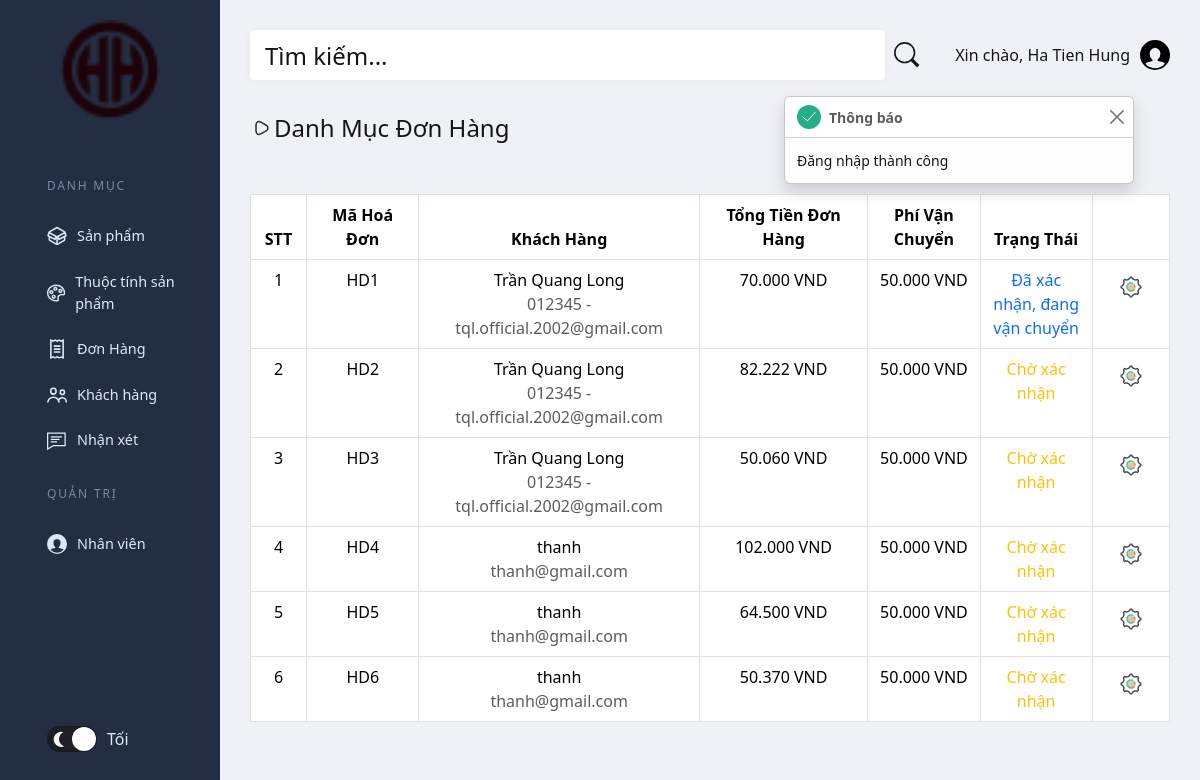
The app's page /Admin/Invoice.php (signed in) with its own data.
### tables this page shows
CREATE TABLE `hoadon` (
  `id` int NOT NULL,
  `ma_hoadon` varchar(20) NOT NULL,
  `customerID` int NOT NULL,
  `ma_diachi_nhanhang` int NOT NULL,
  `tienthanhtoan` int NOT NULL,
  `phivc` int NOT NULL,
  `trangthai` bit(2) NOT NULL,
  `createdDate` datetime DEFAULT NULL
);

CREATE TABLE `customers` (
  `customerID` int NOT NULL,
  `phone` varchar(12) DEFAULT NULL,
  `email` varchar(50) DEFAULT NULL,
  `password` varchar(50) NOT NULL,
  `name` varchar(50) DEFAULT NULL,
  `address` varchar(200) DEFAULT NULL,
  `token` varchar(50) DEFAULT NULL,
  `createdDate` datetime NOT NULL,
  `updatedDate` datetime DEFAULT NULL
);

### Admin/ShareAdmin/root/funcion.php (called while the page is built)
<?php
    function product_price($priceFloat) {
        $symbol = ' VND';
        $symbol_thousand = '.';
        $decimal_place = 0;
        $price = number_format($priceFloat, $decimal_place, '', $symbol_thousand);
        return $price.$symbol;
    }

### Admin/Invoices/ShowInvoice.php (the view, shortened to what this page needs)
<?php
    require_once './ShareAdmin/root/connect.php';
    $stringSQL = "SELECT * FROM `hoadon`";
    $result = mysqli_query($connect, $stringSQL);
    if (mysqli_num_rows($result) > 0) {
        foreach ($result as $index => $each) {
            $index += 1;
            if ($each['customerID'] != null) {
                $stringSQL = "SELECT * FROM `customers` WHERE `customerID` = '" . $each['customerID'] . "'";
                $customer = mysqli_fetch_array(mysqli_query($connect, $stringSQL));
                $each['name'] = $customer['name'];
            } else {
                $each['name'] = "Khách vãng lai";
            }
            echo "<tr>";
                echo "<td class='text-center' style='width: 5%'>
                        <span>$index</span>
                </td>";
                echo "<td class='text-center' style='width: 10%'>
                        <span>" . $each['ma_hoadon'] . "</span>
                </td>";
                echo "<td class='text-center' style='width: 25%'>
                        <span>" . ($each['name']) . "</span>";
                    if ($each['customerID'] != null && $customer['phone'] != null && $customer['email'] != null) {
                        echo "<br><span class='text-muted'>" . ($customer['phone']) . " - " . ($customer['email']) . "</span>";
                    } elseif ($each['customerID'] != null && $customer['phone'] != null) {
                        echo "<br><span class='text-muted'>" . ($customer['phone']) . "</span>";
                    } elseif ($each['customerID'] != null && $customer['email'] != null) {
                        echo "<br><span class='text-muted'>" . ($customer['email']) . "</span>";
                    } elseif($each['customerID'] != null) {
                        echo "<br><span class='text-muted'>Không có thông tin</span>";
                    }
                echo "</td>";
                echo "<td class='text-center' style='width: 10%'>
                        <span>" . product_price($each['tienthanhtoan']) . "</span>
                </td>";
                echo "<td class='text-center' style='width: 10%'>
                        <span>" . product_price($each['phivc']) . "</span>
                </td>";
                if ($each['trangthai'] == 0) {
                    echo "<td class='text-center' style='width: 10%'>
                            <span class='text-warning'>Chờ xác nhận</span>
                        </td>";
                } elseif ($each['trangthai'] == 1) {
                    echo "<td class='text-center' style='width: 10%'>
                            <span class='text-primary'>Đã xác nhận, đang vận chuyển</span>
                        </td>";
                }
                echo "<td class='text-center'>
                        <div class='dropdown'>
                            <a class='btn dropdown-toggle' href='#' role='button' data-bs-toggle='dropdown' aria-expanded='false'>
                            </a>
                                    <a href='InvoiceDetail.php?id=" . $each['ma_hoadon'] . "' class='dropdown-item d-flex align-items-center fs-5'>
                                    </a>
                                    <a href='ApproveInvoice.php?id=" . $each['ma_hoadon'] . "' class='dropdown-item d-flex align-items-center fs-5'>
                                    </a>
                                    <a href='DeleteInvoice.php?id=" . $each['ma_hoadon'] . "' class='dropdown-item d-flex align-items-center fs-5'>
                                    </a>
                        </div>
                    </td>
                </tr>";
        }
    } else {
        echo "<tr>
                <td colspan='7' class='text-center'>Không có hoá đơn nào</td>
            </tr>";
    }

### Admin/ShareAdmin/header.php (shortened to what this page needs)
<!DOCTYPE html>
<html lang="en">
<head>
    <link rel="stylesheet" href="./CSS/style_main.css">
    <link href="https://cdn.jsdelivr.net/npm/bootstrap@5.3.2/dist/css/bootstrap.min.css" rel="stylesheet">
</head>
<body>
    <header class="page-header">
        <nav>
            <a href="#0" class="logo d-flex justify-content-center">
                <img src="./IMG/logo.png" alt="" srcset="" width="100" >
            </a>
            <ul class="admin-menu">
                <li class="menu-heading">
                    <h3>Danh Mục</h3>
                </li>
                <li>
                    <a href="./ProductCategory.php">
                        <span>Sản phẩm</span>
                    </a>
                </li>
                <li>
                    <a href="./ProductProperties.php">
                        <span>Thuộc tính sản phẩm</span>
                    </a>
                </li>
                <li>
                    <a href="Invoice.php">
                        <span>Đơn Hàng</span>
                    </a>
                </li>
                <li>
                    <a href="CustomerCategory.php">
                        <span>Khách hàng</span>
                    </a>
                </li>
                <li>
                    <a href="./Feedbacks.php">
                    <svg>
                        <use xlink:href="#comments"></use>
                    </svg>
                    <span>Nhận xét</span>
                    </a>
                </li>
            <?php if ($_SESSION['user']['role'] == 0 || $_SESSION['user']['role'] == 1) {?>
                <li class="menu-heading">
                    <h3>Quản trị</h3>
                </li>
                <li>
                    <a href="StaffCategory.php">
                        <svg>
                            <use xlink:href="#users"></use>
                        </svg>
                        <span>Nhân viên</span>
                    </a>
                </li>
            <?php }?>
                <li>
                    <div class="switch">
                        <label for="mode">
                            <span></span>
                            <span>Tối</span>
                        </label>
                    </div>
                </li>
            </ul>
        </nav>
    </header>
    <section class="page-content">
        <?php
            $search = "";
        ?>
        <section class="search-and-user">
            <form>
                <input type="search" name="search" placeholder="Tìm kiếm..." value="<?php echo $search?>">
                <button type="submit" aria-label="submit form">
                    <svg aria-hidden="true">
                        <use xlink:href="#search"></use>
                    </svg>
                </button>
            </form>
            <div class="admin-profile">
                <span class="greeting">
                    <?php
                        echo "Xin chào, " . $_SESSION['user']['name'];
                    ?>
                </span>
                <div class="dropdown">
                    <div class="dropdown-toggle" data-bs-toggle="dropdown" aria-expanded="false">
                        <div class="notifications" style="cursor: pointer;">
                            <svg>
                                <use xlink:href="#users"></use>
                            </svg>
                        </div>
                    </div>
                </div>
            </div>
        </section>

### Admin/Invoice.php (shortened to what this page needs)
<?php include_once './ShareAdmin/header.php'; ?>
<div class="toast-container position-fixed p-3" style="top: 80px; right: 50px;">
    <div id="liveToast" class="toast" role="alert" aria-live="assertive" aria-atomic="true">
        <div class="toast-header">
            <?php
                if (isset($_SESSION['toast-success'])) {
                    echo '<strong class="ms-2 me-auto">Thông báo</strong>';
                }
            ?>
            <button type="button" class="btn-close" data-bs-dismiss="toast" aria-label="Close"></button>
        </div>
        <div class="toast-body">
            <?php
                if (isset($_SESSION['toast-success'])) {
                    echo $_SESSION['toast-success'];
                }
            ?>
        </div>
    </div>
</div>
<div class="modal-header mb-5">
    <div class="modal-title fs-4 d-flex align-items-center">
        <span>Danh Mục Đơn Hàng</span>
    </div>
</div>
<section>
    <div class="table-responsive" style="min-height: 300px;">
        <table class="table table-bordered">
            <thead>
                <tr>
                    <th class="text-center" style="width: 5%;">STT</th>
                    <th class="text-center" style="width: 10%;">Mã Hoá Đơn</th>
                    <th class="text-center">Khách Hàng</th>
                    <th class="text-center" style="width: 15%;">Tổng Tiền Đơn Hàng</th>
                    <th class="text-center" style="width: 10%;">Phí Vận Chuyển</th>
                    <th class="text-center" style="width: 10%;">Trạng Thái</th>
                    <th class="text-center" style="width: 5%;"></th>
                </tr>
            </thead>
            <tbody>
                <?php
                    require_once './ShareAdmin/root/funcion.php';
                    include_once './Invoices/ShowInvoice.php';
                ?>
            </tbody>
        </table>
    </div>
</section>
<?php include_once './ShareAdmin/footer.php'; ?>

### Admin/ShareAdmin/footer.php (shortened to what this page needs)
    </section>
</body>
</html>

### records on screen
hoadon: ma_hoadon "HD1", name "Trần Quang Long", customerID.phone "012345", customerID.email "tql.official.2002@gmail.com", tienthanhtoan "70.000 VND", phivc "50.000 VND", trangthai "Đã xác nhận, đang vận chuyển"
hoadon: ma_hoadon "HD2", name "Trần Quang Long", customerID.phone "012345", customerID.email "tql.official.2002@gmail.com", tienthanhtoan "82.222 VND", phivc "50.000 VND", trangthai "Chờ xác nhận"
hoadon: ma_hoadon "HD3", name "Trần Quang Long", customerID.phone "012345", customerID.email "tql.official.2002@gmail.com", tienthanhtoan "50.060 VND", phivc "50.000 VND", trangthai "Chờ xác nhận"
hoadon: ma_hoadon "HD4", name "thanh", customerID.email "thanh@gmail.com", tienthanhtoan "102.000 VND", phivc "50.000 VND", trangthai "Chờ xác nhận"
hoadon: ma_hoadon "HD5", name "thanh", customerID.email "thanh@gmail.com", tienthanhtoan "64.500 VND", phivc "50.000 VND", trangthai "Chờ xác nhận"
hoadon: ma_hoadon "HD6", name "thanh", customerID.email "thanh@gmail.com", tienthanhtoan "50.370 VND", phivc "50.000 VND", trangthai "Chờ xác nhận"

### other values on screen
$_SESSION['user']['name'] "Ha Tien Hung"
$_SESSION['toast-success'] "Đăng nhập thành công"
